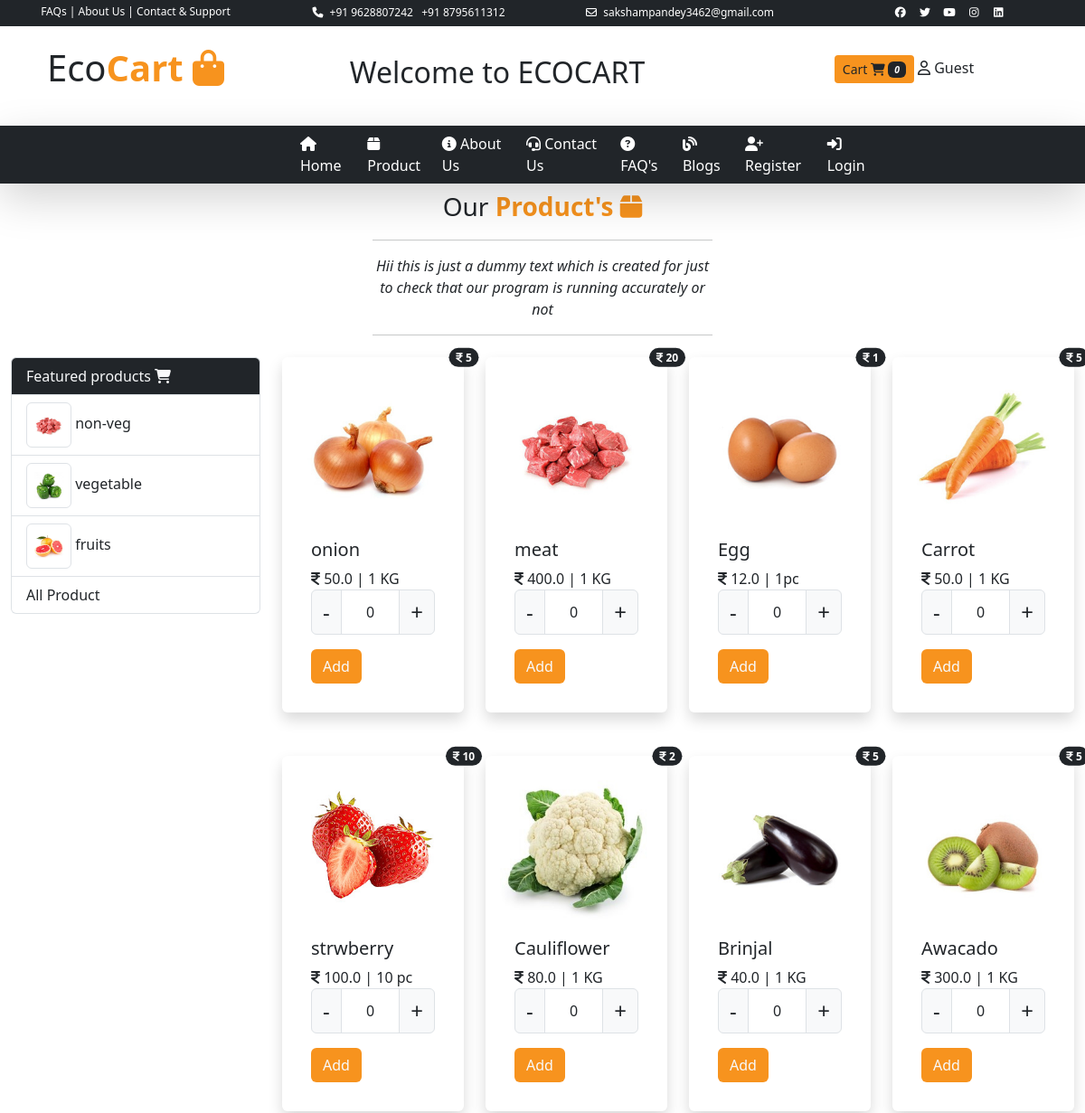
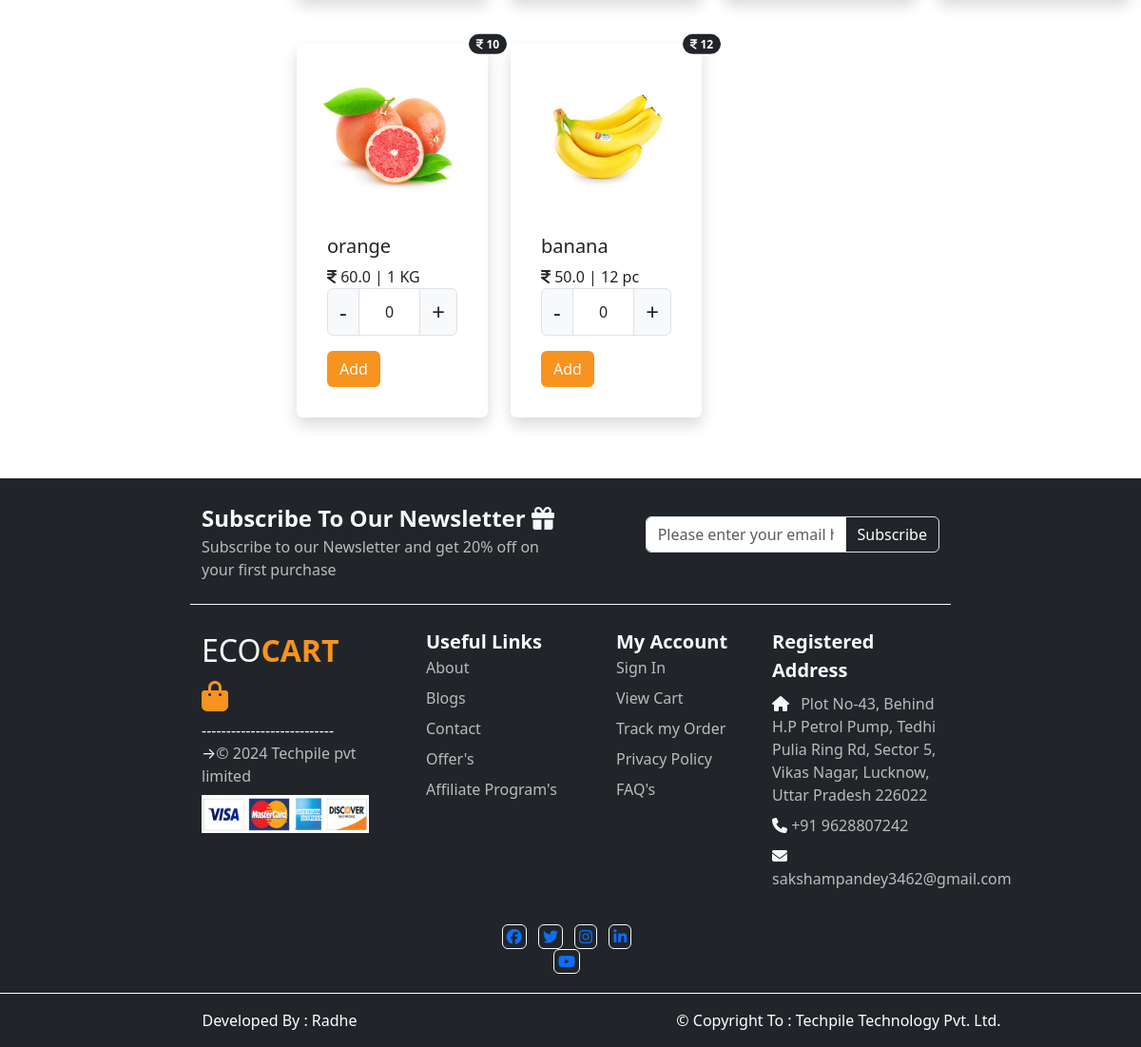
The app's page /product/ with its own data (2 pictures, top to bottom).
### user/models.py (models this page shows, shortened)
class tbl_category(models.Model):
    product_category=models.CharField(max_length=30,null=True)
    category_picture=models.ImageField(upload_to='static/category/',null=True)

class tbl_product(models.Model):
    product_name=models.CharField(max_length=100,null=True)
    category=models.ForeignKey(tbl_category,on_delete=models.CASCADE)
    price=models.FloatField(null=True)
    discount=models.IntegerField(null=True)
    quantity=models.CharField(max_length=20,null=True)
    product_image=models.ImageField(upload_to='static/product/',null=True)

### user/views.py (the view)
# urls.py: path('product/',views.product),
def product(request):
    cid=request.GET.get('pid')
    if cid is not None:
        pdata=tbl_product.objects.all().filter(category=cid)
    else:
        pdata = tbl_product.objects.all().order_by('-id')
    cdata=tbl_category.objects.all().order_by('-id')
    mydict={"categorydata":cdata,"productdata":pdata}
    return render(request,'product.html',mydict )

### templates/product.html (shortened to what this page needs)
{% extends 'base.html' %}
{% load static %}
{% block childpage %}
 <div class="row mb-2 ">
    <div class="col-sm-4 mx-auto text-center">
        <p class="fs-3 m-0 p-0 ">Our <b class="txt-colororange">Product's <i class="fas fa-box"></i></b></p>
        <hr/>
        <i>Hii this is just a dummy text which is
        created for just to check that our program is running accurately or not</i>
        <hr/>
    </div>
</div>
<div class="row">
    <div class="col-sm-3">
    <ul class="list-group">
        <li class="list-group-item bg-colorgreen text-light">
            Featured products <i class="fas fa-cart-shopping"></i>
        </li>
        {% for x in categorydata %}
        <li class="list-group-item ">
            <img src="../{{x.category_picture}}" class="img-thumbnail" style="height:50px;"/>
        <a href="/product?pid={{x.id}}" style="text-decoration:none;" class="text-dark">{{ x.product_category}}</a>
        </li>
        {% endfor %}
          <li class="list-group-item ">
        <a href="/product/" style="text-decoration:none;" class="text-dark">All Product</a>
        </li>
    </ul>
    </div>
    <div class="col-sm-9">
    <div class="row">
       {% for i in productdata %}
           <div class="col-sm-3">
               <div class="card border-0 shadow p-3 mb-5  rounded offers tran" >
                   <span class="position-absolute top-0 start-100 translate-middle badge rounded-pill bg-dark"> <i class="fa-solid fa-indian-rupee-sign"></i> {{i.discount}} <span class="visually-hidden">unread messages</span></span>
  <img src="../{{i.product_image}}" class="card-img-top" alt="...">
  <div class="card-body">
    <h5 class="card-title">{{i.product_name}}</h5>
    <p class="card-text p-0 m-0">
        <i class="fa-solid fa-indian-rupee-sign"></i>
        <span>{{i.price}}</span> | {{i.quantity}}
      <form action="/productcart/">
      <div class="input-group">
      <b class="input-group-text fs-4 " onclick="cminus{{i.id}}()">-</b>
        <input type="text"  value="0" name="pquantity" readonly class="form-control text-center " id="carttxt{{i.id}}"/>
      <b class="input-group-text fs-4" onclick="cplus{{i.id}}()">+</b>
  </div>
    </p>
    <input type="submit" value="Add" class="btn bg-colororange text-light"/>
  </div>
</div>
           </div>
{% endfor %}
    </div>
    </div>
</div>
{% endblock %}

### templates/base.html (shortened to what this page needs)
<!DOCTYPE html>
{% load static  %}
<html lang="en">
<head>
      <link href="{% static 'css/all.css' %}" rel="stylesheet"/>
    <link href="{% static 'css/bootstrap.css' %}" rel="stylesheet"/>
</head>
<body>
<div class="container-fluid">
    <div class="row t1  border-bottom border-dark  text-center py-1 text-bg-dark">
        <div class="col-sm-3 ">
            <a href="/faqs/">FAQs</a> |
            <a href="/about/">About Us</a> |
            <a href="/contact/">Contact & Support</a>
        </div>
        <div class="col-sm-3">
              <i class="fa-solid fa-phone ico"></i>
          <a href="tel : +919628807242"> +91 9628807242 </a> &nbsp;
          <a href="tel : +919628807242"> +91 8795611312 </a>
        </div>
        <div class="col-sm-3">
        <i class="fa-regular fa-envelope ico"></i>
        sakshampandey3462@gmail.com
        </div>
        <div class="col-sm-3">
            <i class="fa-brands fa-facebook me-1 ico"></i>
            <i class="fa-brands fa-twitter me-1 ico"></i>
            <i class="fa-brands fa-youtube me-1 ico"></i>
            <i class="fa-brands fa-instagram me-1 ico"></i>
            <i class="fa-brands fa-linkedin ico"></i>
        </div>
    </div>
    <div class="row t2 text-center py-3 ">
        <div class="col-sm-3 fs-1">
            Eco<b class="txt-colororange">Cart <i class="fa-solid fa-bag-shopping"></i></b>
        </div>
        <div class="col-sm-5 py-3">
            {% if request.session.user %}
            <a href="/history/" class="btn btn-sm bg-colororange text-light">
                <i class="fas fa-history"></i> Order-history</a>
             <a href="/profile/" class="btn btn-sm bg-colororange text-light">
                 <i class="fas fa-user-circle"></i> My profile</a>
            {% else %}
            <h2 class="text-center">Welcome to ECOCART </h2>
            {% endif %}
        </div>
        <div class="col-sm-4 py-3 ">
            <a href="/cartitem/" class="btn btn-sm bg-colororange">Cart <i class="fa-solid fa-cart-shopping"></i>
            <i class="badge bg-dark">
                {% if request.session.user %}
                {{request.session.cartitems}}
                {% else %}
                0
                {% endif %}
            </i>
            </a>
            {% if request.session.user %}
             <img src="../{{request.session.userpic}}" height="35px" class="p-1 rounded-circle "/>
            <b>{{request.session.username}}</b>
            {% else %}
             <i class="fa-regular fa-user"></i> Guest
            {% endif %}
        </div>
    </div>
    <div class="row t3 bg-colorgreen mb-1 sticky-top shadow-lg" style="min-height:40px;">
    <div class="col-sm-3"></div>
    <div class="col-sm-7 ">
        <nav class="navbar navbar-expand-lg bg-body-tertiary p-0 " id="menu">
  <div class="container-fluid ">
    <div class="collapse navbar-collapse " id="navbarNav">
      <ul class="navbar-nav ">
        <li class="nav-item">
          <a class="nav-link active" aria-current="page" href="/home/"><i class="fa-solid fa-house"></i> Home</a>
        </li>
        <li class="nav-item">
          <a class="nav-link" href="/product/"><i class="fa-solid fa-box"></i> Product</a>
        </li>
        <li class="nav-item">
          <a class="nav-link" href="/about/"><i class="fa-solid fa-info-circle"></i> About Us</a>
        </li>
             <li class="nav-item">
          <a class="nav-link" href="/contact/"><i class="fas fa-headset"></i> Contact Us</a>
        </li>
          <li class="nav-item">
          <a class="nav-link" href="/faqs/"> <i class="fa-solid fa-question-circle"></i> FAQ's</a>
        </li>
         <li class="nav-item">
          <a class="nav-link" href="#"><i class="fa-solid fa-blog"></i> Blogs</a>
        </li>
       <li class="nav-item">
          <a class="nav-link" href="/register/"><i class="fa-solid fa-user-plus"></i> Register</a>
        </li>
          <li class="nav-item">
              {% if request.session.user %}
          <a class="nav-link" href="/logout/"><i class="fa-solid fa-power-off"></i> Logout</a>
              {% else %}
          <a class="nav-link" href="/login/"><i class="fa-solid fa-sign-in-alt"></i> Login</a>
              {% endif %}
        </li>
      </ul>
    </div>
  </div>
</nav>
    </div>
    <div class="col-sm-2"></div>
    </div>
<div class="row">
    <div class="col-sm-12 childpage" style="min-height:500px;">
        {% block childpage %}
        {% endblock %}
    </div>
</div>
<div class="row ufooter mt-3">
<div class="col-sm-2"></div>
<div class="col-sm-8">
    <div class="row u1 py-4 border-bottom border-light text-light">
<div class="col-sm-6 ">
    <b class=" fs-4 ">Subscribe To Our Newsletter <i class="fa-solid fa-gift brand "></i></b><br/>
    <span class="white orange">Subscribe to our Newsletter and get 20% off on your first purchase</span>
</div>
            <div class="col-sm-1"></div>
<div class="col-sm-5 pt-3">
<div class="input-group   rounded text-center">
        <input type="text"  placeholder="Please enter your email here....." class="form-control text-center " />
      <b class="input-group-text text-bg-dark " >Subscribe</b>
  </div>
</div>
    </div>
    <div class="row u2 text-light">
<div class="col-sm-3  pt-4">
    <span class="fs-2"> ECO<b class="txt-colororange">CART <i class="fa-solid fa-bag-shopping brand "></i></b>      </span>
    <br/><span class="orange">---------------------------</span><br/>
    &rarr;<span class="white">&copy 2024 Techpile pvt limited</span><br/>
    <img src="{% static 'images/ufooter/paypal.png' %}" style="height:40px;" class="img-fluid mt-2"/>
</div>
<div class="col-sm-3 ps-5  py-4">
   <div class="row ">
      <div class="col-sm-12">
        <b class="fs-5">Useful Links</b>
      </div>
   </div>
    <div class="row ">
        <div class="col-sm-12">
            <a href="#">About</a>
        </div>
    </div>
    <div class="row mt-2">
        <div class="col-sm-12">
            <a href="#">Blogs</a>
        </div>
    </div>
    <div class="row mt-2">
        <div class="col-sm-12">
            <a href="/contact/">Contact</a>
        </div>
    </div>
    <div class="row mt-2">
        <div class="col-sm-12">
            <a href="#">Offer's</a>
        </div>
    </div>
 <div class="row  mt-2">
        <div class="col-sm-12">
            <a href="#">Affiliate Program's</a>
        </div>
    </div>
</div>
<div class="col-sm-3  ps-5  py-4">
       <div class="row ">
      <div class="col-sm-12 ">
          <b class="fs-5">My Account</b>
      </div>
   </div>
      <div class="row ">
        <div class="col-sm-12">
            <a href="/login/">Sign In</a>
        </div>
    </div>
    <div class="row mt-2">
        <div class="col-sm-12">
            <a href="/cart/">View Cart</a>
        </div>
    </div>
    <div class="row mt-2">
        <div class="col-sm-12">
            <a href="">Track my Order</a>
        </div>
    </div>
    <div class="row mt-2">
        <div class="col-sm-12">
            <a href="#">Privacy Policy</a>
        </div>
    </div>
      <div class="row mt-2">
        <div class="col-sm-12">
            <a href="//faqs">FAQ's</a>
        </div>
    </div>
</div>
<div class="col-sm-3  py-4">
    <div class="row ">
        <div class="col-sm-12 pb-2">
            <b class="fs-5 ">Registered Address</b>
        </div>
    </div>
    <div class="row ">
        <div class="col-sm-12 "><i class="fa-solid fa-house icon"></i>
            <span class="white ps-2">Plot No-43, Behind H.P Petrol Pump,
            Tedhi Pulia Ring Rd, Sector 5,
            Vikas Nagar, Lucknow,
            Uttar Pradesh 226022</span>
        </div>
    </div>
<div class="row mt-2">
    <div class="col-sm-12 ">
<i class="fa-solid fa-phone icon"></i> <span class="white">+91 9628807242</span>
    </div>
</div>
    <div class="row mt-2">
    <div class="col-sm-12 ">
<i class="fa-solid fa-envelope icon"></i> <span class="white"> sakshampandey3462@gmail.com</span>
    </div>
</div>
</div>
    </div>
    <div class="row u3 p-2">
        <div class="col-sm-3 text-center mx-auto py-1 mb-2 text-light ">
<a href="https://www.facebook.com/"><i class="fab fa-facebook me-2 p-1 fico  border border-light rounded"></i></a>
<a href="https://www.twitter.com"><i class="fab fa-twitter me-2 p-1 fico  border border-light rounded"></i></a>
<a href="https://www.instagram.com"><i class="fab fa-instagram me-2  fico p-1 border border-light rounded"></i></a>
<a href="https://www.linkedin.com"><i class="fab fa-linkedin-in me-2 fico p-1  border border-light rounded"></i></a>
<a href="https://www.youtube.com"><i class="fab fa-youtube me-2  p-1 fico border border-light rounded"></i></a>
        </div>
    </div>
</div>
<div class="col-sm-2"></div>
</div>
<div class="row bfooter py-3">
   <div class="row">
       <div class="col-sm-6 text-light">
<a href="/portfolio/">
    Developed By : Radhe
    </a>
</div>
    <div class="col-sm-6 text-light">
     <a href="https://www.techpile.in">  &copy Copyright To : Techpile Technology Pvt. Ltd.</a>
    </div>
       </div>
</div>
</div>
</body>
</html>

### templates/base.html (style rules this page uses)
.bg-colorgreen { background:#212529 !important; }
.bg-colororange { background:#f7931e !important; }
.txt-colororange { color:#f7931e !important;; }
.t1 a { text-decoration:none; color:white; }
.t1 { font-size:12px; }
.ico { height:20px; width:20px; text-align:center; line-height:20px; transition:all .5s; border-radius:2px; }
#menu { background:transparent !important; }
#menu ul li a { color:white; }
.tran { transition:all .3s; }
.ufooter { min-height:300px; background:#212529; }
.bfooter { background:#212529; margin-top:1px; text-align:center; }
.u2 a { text-decoration:none; color:#bbbbbb; }
.white { color:#bbbbbb; }
.brand { transition:all .4s; }
.bfooter a { color:white; text-decoration:none; }

### records on screen
tbl_category: category_picture (picture), product_category "non-veg"
tbl_category: category_picture (picture), product_category "vegetable"
tbl_category: category_picture (picture), product_category "fruits"
tbl_product: discount "5", product_image (picture), product_name "onion", price "50.0", quantity "1 KG"
tbl_product: discount "20", product_image (picture), product_name "meat", price "400.0", quantity "1 KG"
tbl_product: discount "1", product_image (picture), product_name "Egg", price "12.0", quantity "1pc"
tbl_product: discount "5", product_image (picture), product_name "Carrot", price "50.0", quantity "1 KG"
tbl_product: discount "10", product_image (picture), product_name "strwberry", price "100.0", quantity "10 pc"
tbl_product: discount "2", product_image (picture), product_name "Cauliflower", price "80.0", quantity "1 KG"
tbl_product: discount "5", product_image (picture), product_name "Brinjal", price "40.0", quantity "1 KG"
tbl_product: discount "5", product_image (picture), product_name "Awacado", price "300.0", quantity "1 KG"
tbl_product: discount "10", product_image (picture), product_name "orange", price "60.0", quantity "1 KG"
tbl_product: discount "12", product_image (picture), product_name "banana", price "50.0", quantity "12 pc"
